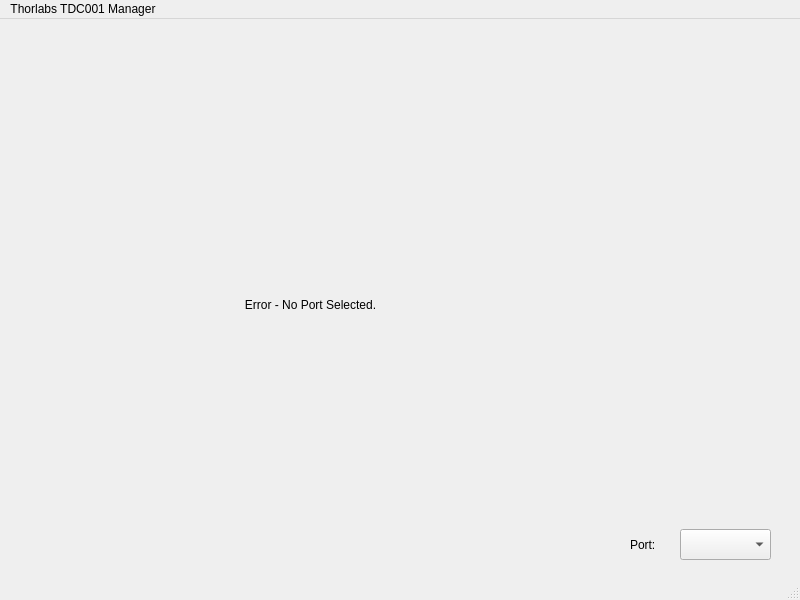
<?xml version="1.0" encoding="UTF-8"?>
<ui version="4.0">
 <class>MainWindow</class>
 <widget class="QMainWindow" name="MainWindow">
  <property name="geometry">
   <rect>
    <x>0</x>
    <y>0</y>
    <width>800</width>
    <height>600</height>
   </rect>
  </property>
  <property name="windowTitle">
   <string>MainWindow</string>
  </property>
  <widget class="QWidget" name="centralwidget">
   <widget class="QPushButton" name="homing_button">
    <property name="geometry">
     <rect>
      <x>10</x>
      <y>510</y>
      <width>131</width>
      <height>41</height>
     </rect>
    </property>
    <property name="text">
     <string>Home Device</string>
    </property>
   </widget>
   <widget class="QPushButton" name="identify_button">
    <property name="geometry">
     <rect>
      <x>160</x>
      <y>510</y>
      <width>121</width>
      <height>41</height>
     </rect>
    </property>
    <property name="text">
     <string>Flash LED</string>
    </property>
   </widget>
   <widget class="QCheckBox" name="homed_checkbox">
    <property name="geometry">
     <rect>
      <x>40</x>
      <y>480</y>
      <width>92</width>
      <height>24</height>
     </rect>
    </property>
    <property name="text">
     <string>Homed</string>
    </property>
    <property name="checkable">
     <bool>true</bool>
    </property>
   </widget>
   <widget class="QLabel" name="current_status_label">
    <property name="geometry">
     <rect>
      <x>10</x>
      <y>10</y>
      <width>111</width>
      <height>21</height>
     </rect>
    </property>
    <property name="text">
     <string>Current Status:</string>
    </property>
   </widget>
   <widget class="QLabel" name="status_indicator">
    <property name="geometry">
     <rect>
      <x>130</x>
      <y>10</y>
      <width>311</width>
      <height>21</height>
     </rect>
    </property>
    <property name="text">
     <string>Not Moving...</string>
    </property>
   </widget>
   <widget class="QPushButton" name="forward_button">
    <property name="geometry">
     <rect>
      <x>110</x>
      <y>200</y>
      <width>87</width>
      <height>26</height>
     </rect>
    </property>
    <property name="text">
     <string>Forward</string>
    </property>
   </widget>
   <widget class="QPushButton" name="reverse_button">
    <property name="geometry">
     <rect>
      <x>110</x>
      <y>250</y>
      <width>87</width>
      <height>26</height>
     </rect>
    </property>
    <property name="text">
     <string>Reverse</string>
    </property>
   </widget>
   <widget class="QLabel" name="relative_movement_label">
    <property name="geometry">
     <rect>
      <x>90</x>
      <y>160</y>
      <width>131</width>
      <height>16</height>
     </rect>
    </property>
    <property name="text">
     <string>Relative Movement</string>
    </property>
   </widget>
   <widget class="QTextEdit" name="step_size_entry_box">
    <property name="geometry">
     <rect>
      <x>110</x>
      <y>300</y>
      <width>91</width>
      <height>31</height>
     </rect>
    </property>
    <property name="placeholderText">
     <string>50000</string>
    </property>
   </widget>
   <widget class="QLabel" name="label_stepsize">
    <property name="geometry">
     <rect>
      <x>40</x>
      <y>300</y>
      <width>61</width>
      <height>31</height>
     </rect>
    </property>
    <property name="text">
     <string>In Steps:</string>
    </property>
   </widget>
   <widget class="QLabel" name="encoder_steps_label">
    <property name="geometry">
     <rect>
      <x>10</x>
      <y>40</y>
      <width>101</width>
      <height>21</height>
     </rect>
    </property>
    <property name="text">
     <string>Step Position:</string>
    </property>
   </widget>
   <widget class="QLabel" name="encoder_steps_indicator">
    <property name="geometry">
     <rect>
      <x>120</x>
      <y>40</y>
      <width>121</width>
      <height>21</height>
     </rect>
    </property>
    <property name="text">
     <string>NOT_HOMED</string>
    </property>
   </widget>
   <widget class="QLabel" name="absolute_movement_label">
    <property name="geometry">
     <rect>
      <x>550</x>
      <y>160</y>
      <width>141</width>
      <height>16</height>
     </rect>
    </property>
    <property name="text">
     <string>Absolute Movement</string>
    </property>
   </widget>
   <widget class="QLabel" name="absolute_in_step_units_label">
    <property name="geometry">
     <rect>
      <x>470</x>
      <y>200</y>
      <width>91</width>
      <height>31</height>
     </rect>
    </property>
    <property name="text">
     <string>In Steps:</string>
    </property>
   </widget>
   <widget class="QTextEdit" name="absolute_step_units_entry">
    <property name="geometry">
     <rect>
      <x>560</x>
      <y>200</y>
      <width>91</width>
      <height>31</height>
     </rect>
    </property>
    <property name="placeholderText">
     <string>UNKNOWN</string>
    </property>
   </widget>
   <widget class="QPushButton" name="button_confirm_absolute">
    <property name="geometry">
     <rect>
      <x>550</x>
      <y>360</y>
      <width>87</width>
      <height>26</height>
     </rect>
    </property>
    <property name="text">
     <string>Confirm</string>
    </property>
   </widget>
   <widget class="QLabel" name="relative_metric_units_label">
    <property name="geometry">
     <rect>
      <x>40</x>
      <y>350</y>
      <width>71</width>
      <height>31</height>
     </rect>
    </property>
    <property name="text">
     <string>In Metric:</string>
    </property>
   </widget>
   <widget class="QLabel" name="current_metric_indicator">
    <property name="geometry">
     <rect>
      <x>130</x>
      <y>70</y>
      <width>91</width>
      <height>31</height>
     </rect>
    </property>
    <property name="text">
     <string>UNKNOWN</string>
    </property>
   </widget>
   <widget class="QLabel" name="current_pos_metric_si_label">
    <property name="geometry">
     <rect>
      <x>230</x>
      <y>70</y>
      <width>51</width>
      <height>31</height>
     </rect>
    </property>
    <property name="text">
     <string>mm</string>
    </property>
   </widget>
   <widget class="QLabel" name="current_metric_position_label">
    <property name="geometry">
     <rect>
      <x>10</x>
      <y>70</y>
      <width>111</width>
      <height>31</height>
     </rect>
    </property>
    <property name="text">
     <string>Metric Position:</string>
    </property>
   </widget>
   <widget class="QLabel" name="relative_metric_units_label_3">
    <property name="geometry">
     <rect>
      <x>470</x>
      <y>250</y>
      <width>71</width>
      <height>31</height>
     </rect>
    </property>
    <property name="text">
     <string>In Metric:</string>
    </property>
   </widget>
   <widget class="QTextEdit" name="absolute_metric_units_entry">
    <property name="geometry">
     <rect>
      <x>560</x>
      <y>250</y>
      <width>91</width>
      <height>31</height>
     </rect>
    </property>
    <property name="placeholderText">
     <string>UNKNOWN</string>
    </property>
   </widget>
   <widget class="QTextEdit" name="absolute_metric_si_units_entry">
    <property name="geometry">
     <rect>
      <x>660</x>
      <y>250</y>
      <width>121</width>
      <height>31</height>
     </rect>
    </property>
    <property name="placeholderText">
     <string>um,mm,nm,rad</string>
    </property>
   </widget>
   <widget class="QTextEdit" name="relative_step_size_entry_box_metric">
    <property name="geometry">
     <rect>
      <x>110</x>
      <y>350</y>
      <width>91</width>
      <height>31</height>
     </rect>
    </property>
    <property name="placeholderText">
     <string>ERROR</string>
    </property>
   </widget>
   <widget class="QTextEdit" name="relative_metric_si_units_entry">
    <property name="geometry">
     <rect>
      <x>220</x>
      <y>350</y>
      <width>121</width>
      <height>31</height>
     </rect>
    </property>
    <property name="placeholderText">
     <string>um,mm,nm,rad</string>
    </property>
   </widget>
   <widget class="QLabel" name="cover_absolute_movement_error">
    <property name="geometry">
     <rect>
      <x>450</x>
      <y>190</y>
      <width>341</width>
      <height>201</height>
     </rect>
    </property>
    <property name="autoFillBackground">
     <bool>true</bool>
    </property>
    <property name="text">
     <string>Not Available. Must Home, Enter Steps/Unit.</string>
    </property>
    <property name="alignment">
     <set>Qt::AlignmentFlag::AlignCenter</set>
    </property>
   </widget>
   <widget class="QLabel" name="cover_relative_movement_error">
    <property name="geometry">
     <rect>
      <x>110</x>
      <y>350</y>
      <width>301</width>
      <height>31</height>
     </rect>
    </property>
    <property name="autoFillBackground">
     <bool>true</bool>
    </property>
    <property name="text">
     <string>Not Available. Enter Steps/Unit.</string>
    </property>
    <property name="alignment">
     <set>Qt::AlignmentFlag::AlignLeading|Qt::AlignmentFlag::AlignLeft|Qt::AlignmentFlag::AlignVCenter</set>
    </property>
   </widget>
   <widget class="QLabel" name="cover_metric_position_indicator_error">
    <property name="geometry">
     <rect>
      <x>130</x>
      <y>70</y>
      <width>301</width>
      <height>31</height>
     </rect>
    </property>
    <property name="autoFillBackground">
     <bool>true</bool>
    </property>
    <property name="text">
     <string>Not Available. Must Home, Enter Steps/Unit.</string>
    </property>
    <property name="alignment">
     <set>Qt::AlignmentFlag::AlignLeading|Qt::AlignmentFlag::AlignLeft|Qt::AlignmentFlag::AlignVCenter</set>
    </property>
   </widget>
   <widget class="QLabel" name="cover_step_position_indicator_error">
    <property name="geometry">
     <rect>
      <x>120</x>
      <y>30</y>
      <width>301</width>
      <height>41</height>
     </rect>
    </property>
    <property name="autoFillBackground">
     <bool>true</bool>
    </property>
    <property name="text">
     <string>Not Available. Must Home.</string>
    </property>
    <property name="alignment">
     <set>Qt::AlignmentFlag::AlignLeading|Qt::AlignmentFlag::AlignLeft|Qt::AlignmentFlag::AlignVCenter</set>
    </property>
   </widget>
   <widget class="QComboBox" name="port_combo_box">
    <property name="geometry">
     <rect>
      <x>680</x>
      <y>510</y>
      <width>91</width>
      <height>31</height>
     </rect>
    </property>
    <property name="editable">
     <bool>false</bool>
    </property>
    <property name="currentText">
     <string extracomment="for usb device dropdown menu"/>
    </property>
   </widget>
   <widget class="QLabel" name="label">
    <property name="geometry">
     <rect>
      <x>630</x>
      <y>510</y>
      <width>41</width>
      <height>31</height>
     </rect>
    </property>
    <property name="text">
     <string>Port:</string>
    </property>
   </widget>
   <widget class="QLabel" name="steps_unit_label">
    <property name="geometry">
     <rect>
      <x>300</x>
      <y>510</y>
      <width>81</width>
      <height>31</height>
     </rect>
    </property>
    <property name="text">
     <string>Steps/Unit:</string>
    </property>
   </widget>
   <widget class="QTextEdit" name="steps_unit_entry_box_metric">
    <property name="geometry">
     <rect>
      <x>380</x>
      <y>510</y>
      <width>91</width>
      <height>31</height>
     </rect>
    </property>
    <property name="placeholderText">
     <string>0</string>
    </property>
   </widget>
   <widget class="QComboBox" name="steps_unit_combo_box">
    <property name="geometry">
     <rect>
      <x>490</x>
      <y>510</y>
      <width>91</width>
      <height>31</height>
     </rect>
    </property>
    <property name="editable">
     <bool>false</bool>
    </property>
    <property name="currentText">
     <string extracomment="for usb device dropdown menu"/>
    </property>
    <property name="placeholderText">
     <string/>
    </property>
   </widget>
   <widget class="QLabel" name="label_2">
    <property name="geometry">
     <rect>
      <x>480</x>
      <y>520</y>
      <width>16</width>
      <height>18</height>
     </rect>
    </property>
    <property name="text">
     <string>/</string>
    </property>
   </widget>
   <widget class="QLabel" name="cover_error_no_port">
    <property name="geometry">
     <rect>
      <x>10</x>
      <y>10</y>
      <width>601</width>
      <height>551</height>
     </rect>
    </property>
    <property name="autoFillBackground">
     <bool>true</bool>
    </property>
    <property name="text">
     <string>Error - No Port Selected.</string>
    </property>
    <property name="alignment">
     <set>Qt::AlignmentFlag::AlignCenter</set>
    </property>
   </widget>
   <widget class="QLabel" name="cover_error_no_port_2">
    <property name="geometry">
     <rect>
      <x>540</x>
      <y>80</y>
      <width>251</width>
      <height>391</height>
     </rect>
    </property>
    <property name="autoFillBackground">
     <bool>true</bool>
    </property>
    <property name="text">
     <string/>
    </property>
    <property name="alignment">
     <set>Qt::AlignmentFlag::AlignCenter</set>
    </property>
   </widget>
  </widget>
  <widget class="QMenuBar" name="menubar">
   <property name="geometry">
    <rect>
     <x>0</x>
     <y>0</y>
     <width>800</width>
     <height>23</height>
    </rect>
   </property>
   <widget class="QMenu" name="menuThorlabs_TDC001_Manager">
    <property name="title">
     <string>Thorlabs TDC001 Manager</string>
    </property>
    <widget class="QMenu" name="menuDevices">
     <property name="title">
      <string>Devices</string>
     </property>
     <widget class="QMenu" name="menuMTS25_Z8">
      <property name="title">
       <string>MTS25-Z8</string>
      </property>
      <widget class="QMenu" name="menuSteps_mm_2">
       <property name="title">
        <string>Steps/mm</string>
       </property>
       <addaction name="action34555_2"/>
      </widget>
      <addaction name="menuSteps_mm_2"/>
     </widget>
     <widget class="QMenu" name="menuZ825B">
      <property name="title">
       <string>Z825B</string>
      </property>
      <widget class="QMenu" name="menuSteps_mm">
       <property name="title">
        <string>Steps/mm</string>
       </property>
       <addaction name="action34555"/>
      </widget>
      <addaction name="menuSteps_mm"/>
     </widget>
     <addaction name="menuMTS25_Z8"/>
     <addaction name="menuZ825B"/>
    </widget>
    <addaction name="menuDevices"/>
   </widget>
   <addaction name="menuThorlabs_TDC001_Manager"/>
  </widget>
  <widget class="QStatusBar" name="statusbar"/>
  <action name="action34555">
   <property name="text">
    <string>34555</string>
   </property>
  </action>
  <action name="action34555_2">
   <property name="text">
    <string>34555</string>
   </property>
  </action>
 </widget>
 <resources/>
 <connections/>
</ui>
